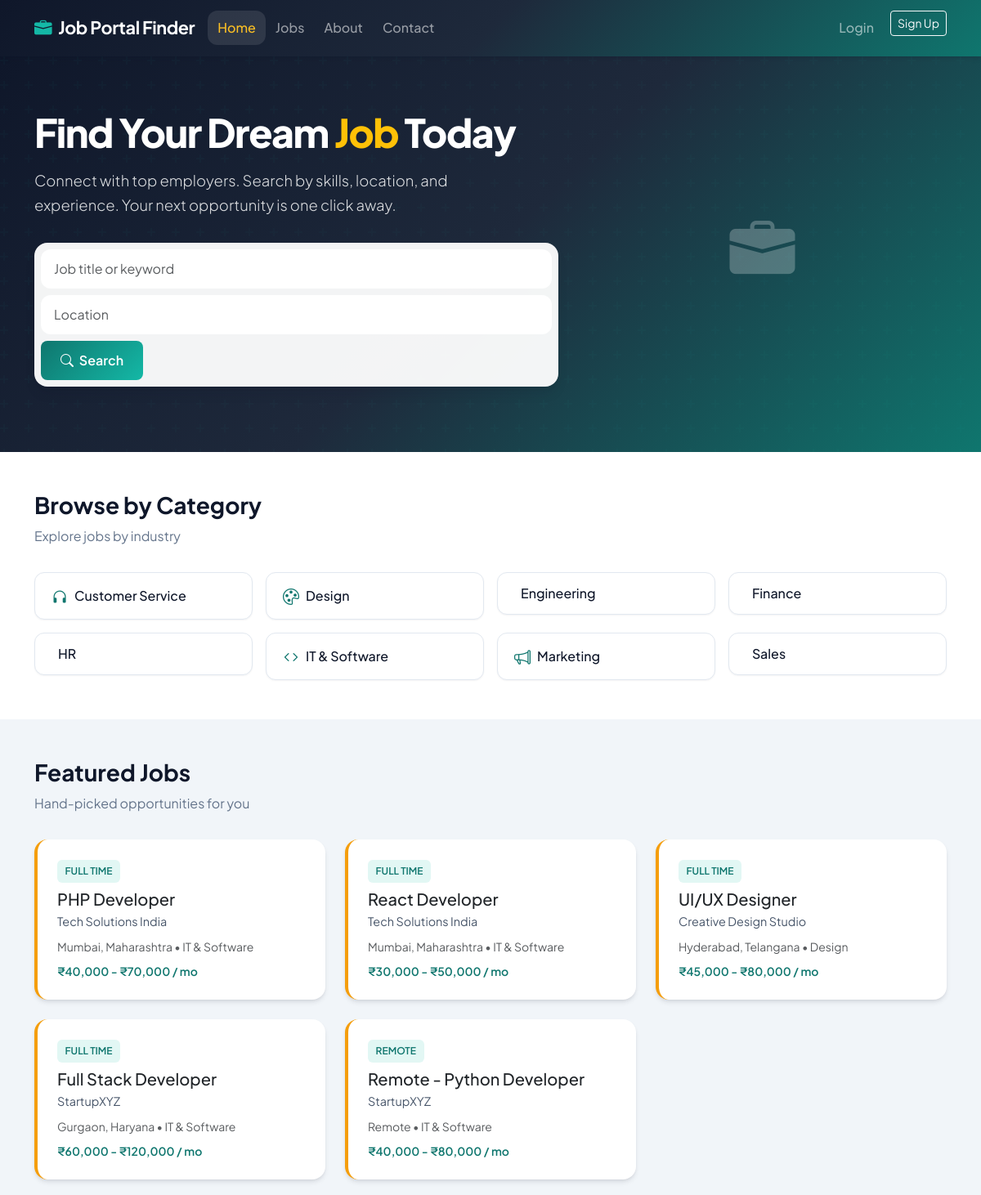
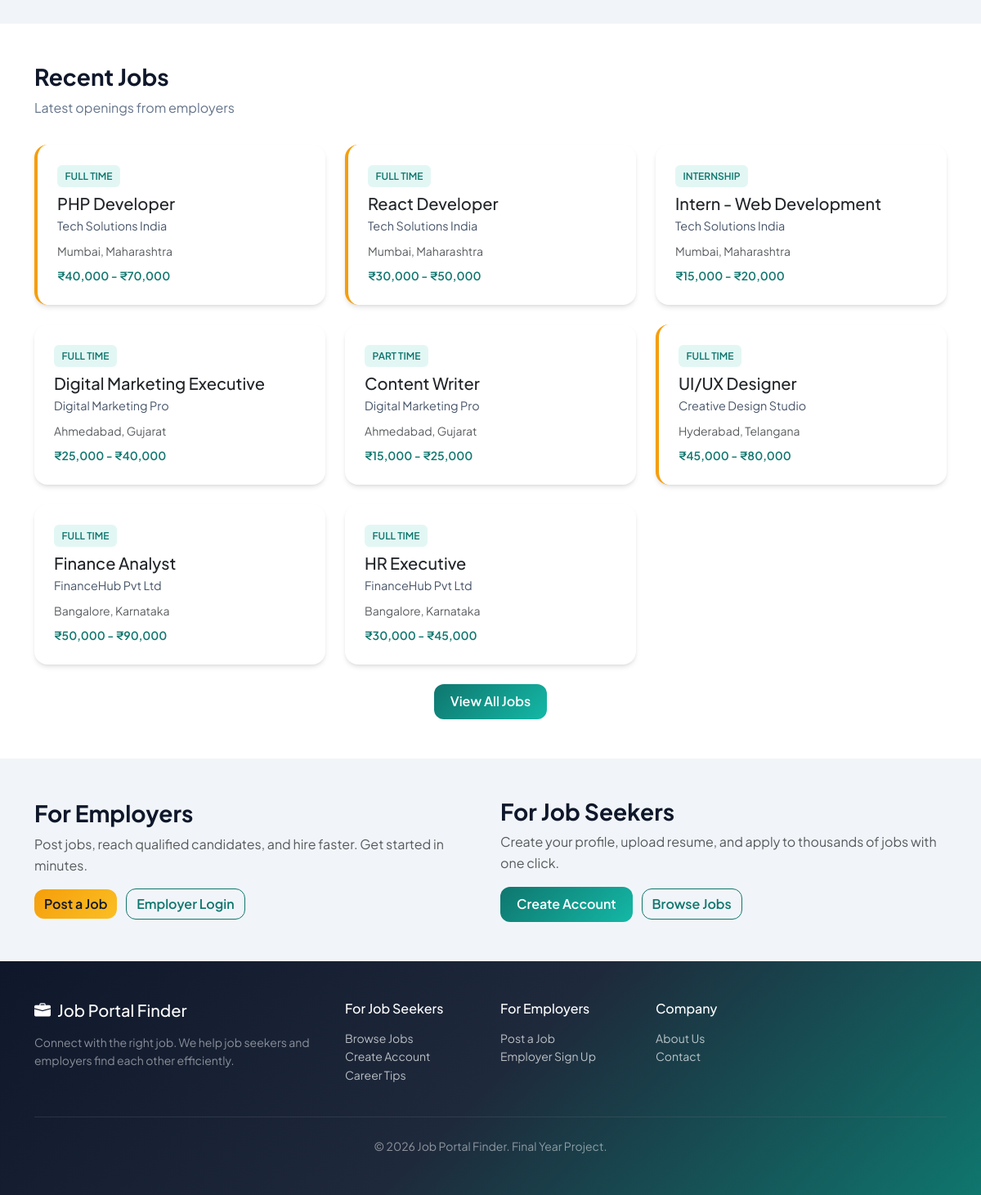
The page / on the database its author committed (2 pictures, top to bottom).
### tables this page shows
CREATE TABLE IF NOT EXISTS categories (
        id INT AUTO_INCREMENT PRIMARY KEY,
        name VARCHAR(100) NOT NULL,
        slug VARCHAR(100) NOT NULL UNIQUE,
        icon VARCHAR(50) DEFAULT 'briefcase',
        job_count INT DEFAULT 0,
        created_at TIMESTAMP DEFAULT CURRENT_TIMESTAMP
    );

CREATE TABLE IF NOT EXISTS jobs (
        id INT AUTO_INCREMENT PRIMARY KEY,
        employer_id INT NOT NULL,
        category_id INT,
        title VARCHAR(200) NOT NULL,
        slug VARCHAR(250),
        description TEXT NOT NULL,
        requirements TEXT,
        location VARCHAR(150),
        job_type ENUM('full_time', 'part_time', 'contract', 'internship', 'remote') DEFAULT 'full_time',
        experience_level ENUM('fresher', '1-2', '3-5', '5+') DEFAULT 'fresher',
        salary_min INT,
        salary_max INT,
        salary_show TINYINT(1) DEFAULT 1,
        vacancies INT DEFAULT 1,
        status ENUM('pending', 'approved', 'rejected', 'closed') DEFAULT 'pending',
        featured TINYINT(1) DEFAULT 0,
        views INT DEFAULT 0,
        applications_count INT DEFAULT 0,
        deadline DATE,
        created_at TIMESTAMP DEFAULT CURRENT_TIMESTAMP,
        updated_at TIMESTAMP DEFAULT CURRENT_TIMESTAMP ON UPDATE CURRENT_TIMESTAMP,
        FOREIGN KEY (employer_id) REFERENCES employers(id) ON DELETE CASCADE,
        FOREIGN KEY (category_id) REFERENCES categories(id) ON DELETE SET NULL,
        INDEX idx_status (status),
        INDEX idx_category (category_id),
        INDEX idx_location (location),
        INDEX idx_job_type (job_type),
        FULLTEXT idx_search (title, description, requirements)
    );

CREATE TABLE IF NOT EXISTS employers (
        id INT AUTO_INCREMENT PRIMARY KEY,
        company_name VARCHAR(200) NOT NULL,
        email VARCHAR(150) NOT NULL UNIQUE,
        password VARCHAR(255) NOT NULL,
        phone VARCHAR(20),
        website VARCHAR(255),
        location VARCHAR(200),
        industry VARCHAR(100),
        company_logo VARCHAR(255),
        description TEXT,
        is_verified TINYINT(1) DEFAULT 0,
        created_at TIMESTAMP DEFAULT CURRENT_TIMESTAMP,
        updated_at TIMESTAMP DEFAULT CURRENT_TIMESTAMP ON UPDATE CURRENT_TIMESTAMP
    );

### index.php (the view, shortened to what this page needs)
<?php
require_once __DIR__ . '/config/db.php';
$featured = mysqli_query($conn, "SELECT j.*, e.company_name, c.name AS category_name FROM jobs j
    LEFT JOIN employers e ON j.employer_id = e.id
    LEFT JOIN categories c ON j.category_id = c.id
    WHERE j.status = 'approved' AND j.featured = 1 ORDER BY j.created_at DESC LIMIT 6");
$recent = mysqli_query($conn, "SELECT j.*, e.company_name, c.name AS category_name FROM jobs j
    LEFT JOIN employers e ON j.employer_id = e.id
    LEFT JOIN categories c ON j.category_id = c.id
    WHERE j.status = 'approved' ORDER BY j.created_at DESC LIMIT 8");
$categories = mysqli_query($conn, "SELECT * FROM categories ORDER BY name ASC LIMIT 8");
require_once __DIR__ . '/includes/header.php';
require_once __DIR__ . '/includes/navbar.php';
?>
<section class="hero">
    <div class="container">
        <div class="row align-items-center">
            <div class="col-lg-7">
                <h1>Find Your Dream <span class="text-warning">Job</span> Today</h1>
                <p class="lead">Connect with top employers. Search by skills, location, and experience. Your next opportunity is one click away.</p>
                <form class="hero-search d-flex flex-wrap gap-2" action="jobs.php" method="get">
                    <input type="text" name="q" class="form-control flex-grow-1" style="min-width:180px" placeholder="Job title or keyword">
                    <input type="text" name="location" class="form-control" style="min-width:150px" placeholder="Location">
                    <button type="submit" class="btn btn-primary"><i class="bi bi-search me-1"></i> Search</button>
                </form>
            </div>
            <div class="col-lg-5 d-none d-lg-block text-center">
                <i class="bi bi-briefcase-fill display-1 opacity-25"></i>
            </div>
        </div>
    </div>
</section>
<section class="py-5 bg-white">
    <div class="container">
        <h2 class="section-title">Browse by Category</h2>
        <p class="section-subtitle">Explore jobs by industry</p>
        <div class="row g-3">
            <?php while ($cat = mysqli_fetch_assoc($categories)): ?>
                <div class="col-6 col-md-4 col-lg-3">
                    <a href="jobs.php?category=<?php echo urlencode($cat['slug']); ?>" class="category-pill text-decoration-none w-100">
                        <i class="bi bi-<?php echo htmlspecialchars($cat['icon']); ?>"></i>
                        <span><?php echo htmlspecialchars($cat['name']); ?></span>
                    </a>
                </div>
            <?php endwhile; ?>
        </div>
    </div>
</section>
<?php if ($featured && mysqli_num_rows($featured) > 0): ?>
<section class="py-5">
    <div class="container">
        <h2 class="section-title">Featured Jobs</h2>
        <p class="section-subtitle">Hand-picked opportunities for you</p>
        <div class="row g-4">
            <?php while ($job = mysqli_fetch_assoc($featured)): ?>
                <div class="col-md-6 col-lg-4">
                    <div class="card card-job card-featured h-100">
                        <div class="card-body">
                            <span class="job-type"><?php echo htmlspecialchars(str_replace('_', ' ', $job['job_type'])); ?></span>
                            <h5 class="card-title mt-2 mb-1"><a href="job_detail.php?id=<?php echo (int)$job['id']; ?>" class="text-dark text-decoration-none"><?php echo htmlspecialchars($job['title']); ?></a></h5>
                            <p class="company-name mb-2"><?php echo htmlspecialchars($job['company_name']); ?></p>
                            <p class="text-muted small mb-2"><?php echo htmlspecialchars($job['location'] ?? '—'); ?> <?php if ($job['category_name']) echo ' • ' . htmlspecialchars($job['category_name']); ?></p>
                            <?php if ($job['salary_show'] && ($job['salary_min'] || $job['salary_max'])): ?>
                                <p class="salary small mb-0">₹<?php echo number_format($job['salary_min'] ?? 0); ?> - ₹<?php echo number_format($job['salary_max'] ?? 0); ?> / mo</p>
                            <?php endif; ?>
                        </div>
                    </div>
                </div>
            <?php endwhile; ?>
        </div>
    </div>
</section>
<?php endif; ?>
<section class="py-5 bg-white">
    <div class="container">
        <h2 class="section-title">Recent Jobs</h2>
        <p class="section-subtitle">Latest openings from employers</p>
        <div class="row g-4">
            <?php
            if ($recent) while ($job = mysqli_fetch_assoc($recent)):
                $is_featured = !empty($job['featured']);
            ?>
                <div class="col-md-6 col-lg-4">
                    <div class="card card-job h-100 <?php echo $is_featured ? 'card-featured' : ''; ?>">
                        <div class="card-body">
                            <span class="job-type"><?php echo htmlspecialchars(str_replace('_', ' ', $job['job_type'])); ?></span>
                            <h5 class="card-title mt-2 mb-1"><a href="job_detail.php?id=<?php echo (int)$job['id']; ?>" class="text-dark text-decoration-none"><?php echo htmlspecialchars($job['title']); ?></a></h5>
                            <p class="company-name mb-2"><?php echo htmlspecialchars($job['company_name']); ?></p>
                            <p class="text-muted small mb-2"><?php echo htmlspecialchars($job['location'] ?? '—'); ?></p>
                            <?php if ($job['salary_show'] && ($job['salary_min'] || $job['salary_max'])): ?>
                                <p class="salary small mb-0">₹<?php echo number_format($job['salary_min'] ?? 0); ?> - ₹<?php echo number_format($job['salary_max'] ?? 0); ?></p>
                            <?php endif; ?>
                        </div>
                    </div>
                </div>
            <?php endwhile; ?>
        </div>
        <div class="text-center mt-4">
            <a href="jobs.php" class="btn btn-primary">View All Jobs</a>
        </div>
    </div>
</section>
<section class="py-5">
    <div class="container">
        <div class="row align-items-center">
            <div class="col-lg-6">
                <h2 class="section-title">For Employers</h2>
                <p class="text-muted">Post jobs, reach qualified candidates, and hire faster. Get started in minutes.</p>
                <a href="auth/register.php?role=employer" class="btn btn-accent me-2">Post a Job</a>
                <a href="auth/login.php" class="btn btn-outline-primary">Employer Login</a>
            </div>
            <div class="col-lg-6">
                <h2 class="section-title">For Job Seekers</h2>
                <p class="text-muted">Create your profile, upload resume, and apply to thousands of jobs with one click.</p>
                <a href="auth/register.php?role=jobseeker" class="btn btn-primary me-2">Create Account</a>
                <a href="jobs.php" class="btn btn-outline-primary">Browse Jobs</a>
            </div>
        </div>
    </div>
</section>
<?php require_once __DIR__ . '/includes/footer.php'; ?>

### rows shown on the page
categories: name "Customer Service"
categories: name "Design"
categories: name "Engineering"
categories: name "Finance"
categories: name "HR"
categories: name "IT & Software"
categories: name "Marketing"
categories: name "Sales"
jobs: job_type "FULL TIME", title "PHP Developer", employer.company_name "Tech Solutions India", location "Mumbai, Maharashtra", category.name "IT & Software", salary_min "40,000", salary_max "70,000"
jobs: job_type "FULL TIME", title "React Developer", employer.company_name "Tech Solutions India", location "Mumbai, Maharashtra", category.name "IT & Software", salary_min "30,000", salary_max "50,000"
jobs: job_type "FULL TIME", title "UI/UX Designer", employer.company_name "Creative Design Studio", location "Hyderabad, Telangana", category.name "Design", salary_min "45,000", salary_max "80,000"
jobs: job_type "FULL TIME", title "Full Stack Developer", employer.company_name "StartupXYZ", location "Gurgaon, Haryana", category.name "IT & Software", salary_min "60,000", salary_max "120,000"
jobs: job_type "REMOTE", title "Remote - Python Developer", employer.company_name "StartupXYZ", location "Remote", category.name "IT & Software", salary_min "40,000", salary_max "80,000"
jobs: job_type "INTERNSHIP", title "Intern - Web Development", employer.company_name "Tech Solutions India", location "Mumbai, Maharashtra", salary_min "15,000", salary_max "20,000"
jobs: job_type "FULL TIME", title "Digital Marketing Executive", employer.company_name "Digital Marketing Pro", location "Ahmedabad, Gujarat", salary_min "25,000", salary_max "40,000"
jobs: job_type "PART TIME", title "Content Writer", employer.company_name "Digital Marketing Pro", location "Ahmedabad, Gujarat", salary_min "15,000", salary_max "25,000"
jobs: job_type "FULL TIME", title "Finance Analyst", employer.company_name "FinanceHub Pvt Ltd", location "Bangalore, Karnataka", salary_min "50,000", salary_max "90,000"
jobs: job_type "FULL TIME", title "HR Executive", employer.company_name "FinanceHub Pvt Ltd", location "Bangalore, Karnataka", salary_min "30,000", salary_max "45,000"

### other values the page prints
SITE_NAME "Job Portal Finder"
